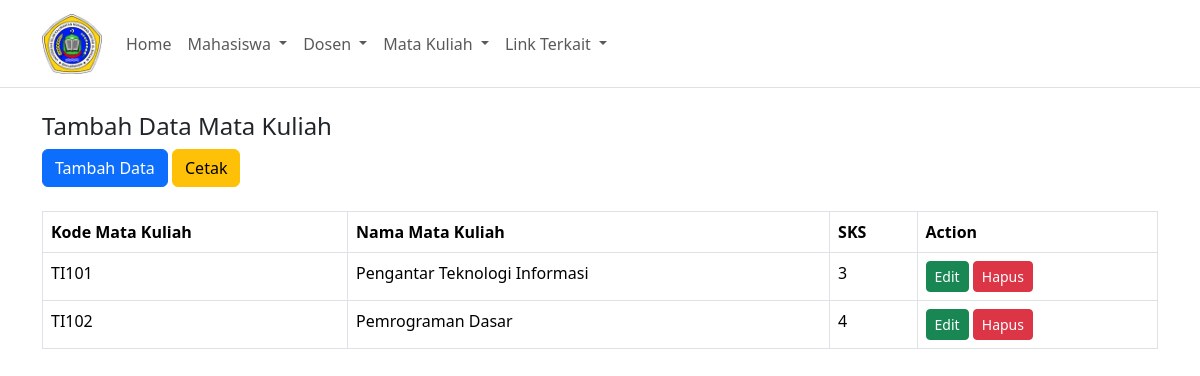
/?page=mataKuliah, run on the app's committed database.
### tables this page shows
CREATE TABLE `mata_kuliah` (
  `id` int(11) NOT NULL,
  `kode_mk` varchar(10) NOT NULL,
  `nama_mk` varchar(200) NOT NULL,
  `sks` int(2) NOT NULL
);

### mataKuliah/show.php (the view)
<h4>Tambah Data Mata Kuliah</h4>
<a href="?page=mataKuliahAdd" class="btn btn-primary mb-4">Tambah Data</a>
<a href="?page=mataKuliahCetak" class="btn btn-warning mb-4" target="_blank">Cetak</a>
<table class="table table-bordered table-hover">
  <thead>
    <tr>
      <th>Kode Mata Kuliah</th>
      <th>Nama Mata Kuliah</th>
      <th>SKS</th>
      <th>Action</th>
    </tr>
  </thead>
  <tbody>
    <?php
    include 'connection.php';
    $query = mysqli_query($con, "SELECT * FROM mata_kuliah");
    while ($data = mysqli_fetch_array($query)) {
      ?>
      <tr>
        <td><?php echo $data['kode_mk']; ?></td>
        <td><?php echo $data['nama_mk']; ?></td>
        <td><?php echo $data['sks']; ?></td>
        <td>
          <a class="btn btn-sm btn-success" href="?page=mataKuliahEdit&id=<?= $data['id']; ?>">Edit</a>
          <a class="btn btn-sm btn-danger" href="?page=mataKuliahDelete&id=<?= $data['id']; ?>"
            onclick="return confirm('Lanjutkan menghapus data ?')">Hapus </a>
        </td>
      </tr>
      <?php
    }
    ?>
  </tbody>
</table>

### data on the page
mata_kuliah: kode_mk "TI101", nama_mk "Pengantar Teknologi Informasi", sks "3"
mata_kuliah: kode_mk "TI102", nama_mk "Pemrograman Dasar", sks "4"
